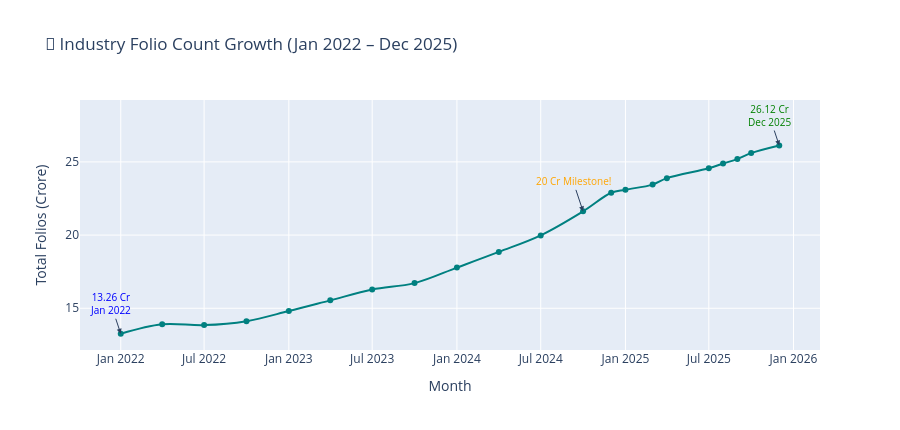

Here is the notebook cell this chart was saved with:
### Code cell
# Chart 7 — Folio Count Growth
fig = px.line(
    folio, x='month', y='total_folios_crore',
    title='📂 Industry Folio Count Growth (Jan 2022 – Dec 2025)',
    labels={'total_folios_crore':'Total Folios (Crore)', 'month':'Month'},
    markers=True, line_shape='spline'
)
fig.add_annotation(x=folio['month'].iloc[0], y=folio['total_folios_crore'].iloc[0],
                   text='13.26 Cr<br>Jan 2022', showarrow=True, arrowhead=2,
                   font=dict(color='blue', size=10))
fig.add_annotation(x=folio['month'].iloc[-1], y=folio['total_folios_crore'].iloc[-1],
                   text='26.12 Cr<br>Dec 2025', showarrow=True, arrowhead=2,
                   font=dict(color='green', size=10))
milestone = folio[folio['total_folios_crore'] >= 20].iloc[0]
fig.add_annotation(x=milestone['month'], y=milestone['total_folios_crore'],
                   text='20 Cr Milestone!', showarrow=True, arrowhead=2,
                   font=dict(color='orange', size=10))
fig.update_traces(line_color='teal', line_width=2)
fig.update_layout(height=430)
fig.show()

### Figure 1 — Plotly figure (JSON) as saved in the notebook; plotly's stock layout.template omitted (floating-point values rounded to 4 significant figures)
{"data": [{"hovertemplate": "Month=%{x}<br>Total Folios (Crore)=%{y}<extra></extra>", "legendgroup": "", "line": {"color": "teal", "dash": "solid", "shape": "spline", "width": 2}, "marker": {"symbol": "circle"}, "mode": "lines+markers", "name": "", "orientation": "v", "showlegend": false, "type": "scatter", "x": ["2022-01-01T00:00:00.000000000", "2022-04-01T00:00:00.000000000", "2022-07-01T00:00:00.000000000", "2022-10-01T00:00:00.000000000", "2023-01-01T00:00:00.000000000", "2023-04-01T00:00:00.000000000", "2023-07-01T00:00:00.000000000", "2023-10-01T00:00:00.000000000", "2024-01-01T00:00:00.000000000", "2024-04-01T00:00:00.000000000", "2024-07-01T00:00:00.000000000", "2024-10-01T00:00:00.000000000", "2024-12-01T00:00:00.000000000", "2025-01-01T00:00:00.000000000", "2025-03-01T00:00:00.000000000", "2025-04-01T00:00:00.000000000", "2025-07-01T00:00:00.000000000", "2025-08-01T00:00:00.000000000", "2025-09-01T00:00:00.000000000", "2025-10-01T00:00:00.000000000", "2025-12-01T00:00:00.000000000"], "xaxis": "x", "y": [13.26, 13.91, 13.85, 14.12, 14.81, 15.54, 16.28, 16.72, 17.78, 18.85, 19.98, 21.62, 22.89, 23.1, 23.45, 23.89, 24.57, 24.89, 25.19, 25.6, 26.12], "yaxis": "y"}], "layout": {"annotations": [{"arrowhead": 2, "font": {"color": "blue", "size": 10}, "showarrow": true, "text": "13.26 Cr<br>Jan 2022", "x": "2022-01-01T00:00:00", "y": 13.26}, {"arrowhead": 2, "font": {"color": "green", "size": 10}, "showarrow": true, "text": "26.12 Cr<br>Dec 2025", "x": "2025-12-01T00:00:00", "y": 26.12}, {"arrowhead": 2, "font": {"color": "orange", "size": 10}, "showarrow": true, "text": "20 Cr Milestone!", "x": "2024-10-01T00:00:00", "y": 21.62}], "height": 430, "legend": {"tracegroupgap": 0}, "title": {"text": "📂 Industry Folio Count Growth (Jan 2022 – Dec 2025)"}, "xaxis": {"anchor": "y", "domain": [0, 1], "title": {"text": "Month"}}, "yaxis": {"anchor": "x", "domain": [0, 1], "title": {"text": "Total Folios (Crore)"}}}}
